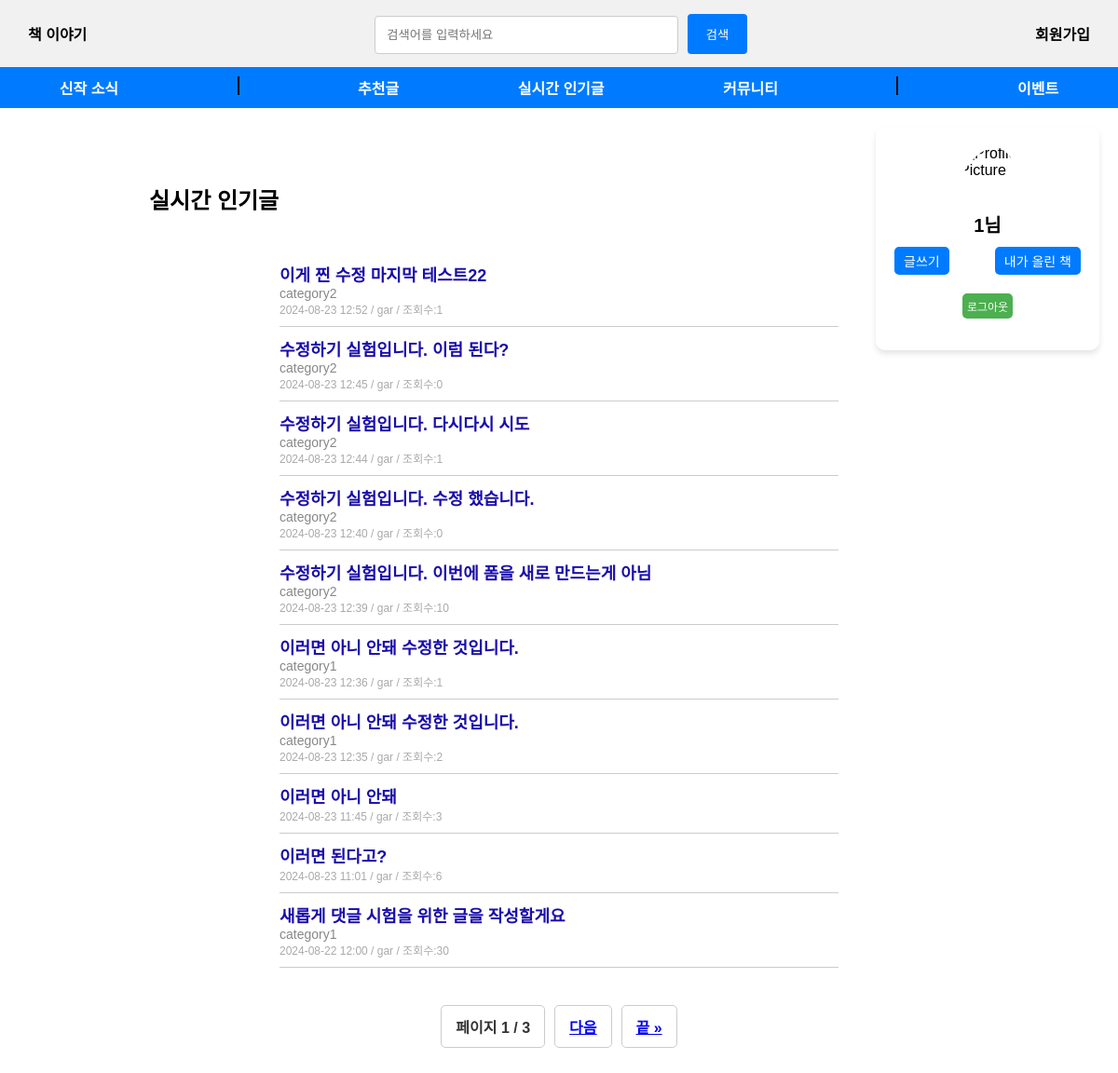
Page /book/ (signed in) on the committed database.
### book/models.py (models this page shows, shortened)
class Post_information(models.Model):
    STATUS_CHOICES = [
        ('published', '공개'),
        ('unpublished', '비공개'),
    ]
    title = models.CharField(max_length=255, null=False)                  # 제목
    content = models.TextField(null=False)                                # 내용
    category = models.CharField(max_length=100, blank=True)               # 카테고리
    status = models.CharField(max_length=20, choices=STATUS_CHOICES, default='published')  # 상태
    author = models.ForeignKey(User_information, on_delete=models.CASCADE)  # 작성자
    created_at = models.DateTimeField(auto_now_add=True)                  # 작성일
    updated_at = models.DateTimeField(auto_now=True)                      # 수정일
    tags = models.ManyToManyField('Tag', blank=True)  # 태그 추가
    views = models.IntegerField(default=0)  #조회수

class User_information(models.Model):
    username = models.CharField(max_length=100, unique=True, null=False)  # 아이디
    password = models.CharField(max_length=100, null=False)               # 비밀번호
    nickname = models.CharField(max_length=100, unique=True, null=False)  # 닉네임
    birthdate = models.CharField(max_length=8, null=False)                # 생년월일 (YYYYMMDD)

### book/views.py (the view)
# urls.py: path('', views.index, name='index'),
def index(request):
    print("titlelist")
    post_list = Post_information.objects.all().order_by('-created_at')
    paginator = Paginator(post_list, 10)  # 페이지당 20개의 게시물을 표시합니다
    page_number = request.GET.get('page')
    page_obj = paginator.get_page(page_number)
    context = {
        'page_obj': page_obj,
    }
    return render(request,'book/index.html',context)

### book/templates/book/index.html (shortened to what this page needs)
<!DOCTYPE html>
<html>
<head>
</head>
<body>
    <div class="navbar">
        <a href="{% url 'index' %}">책 이야기</a>
        <div class="search-bar">
            <form action="{% url 'search_posts' %}" method="post">
                <input type="text" name ="search-post" placeholder="검색어를 입력하세요"  value="{{ query }}">
                <button>검색</button>
            </form>
        </div>
        <div>
            <a href="{% url 'signup' %}">회원가입</a>
        </div>
    </div>
    <div class="category-bar">
        <a href="#">신작 소식</a>
        <div class="vertical-line"></div>
        <a href="#">추천글</a>
        <a href="#">실시간 인기글</a>
        <a href="#">커뮤니티</a>
        <div class="vertical-line"></div>
        <a href="#">이벤트</a>
    </div>
    <div class="main-content">
        <div class="login-post-container">
            <div class="login-container">
                {% if request.session.username %}
                    <div class="user-info">
                        {% load static %}
                        <div class="profile-pic">
                            <form method="post" action="{% url 'upload_profile_pic' %}" enctype="multipart/form-data">
                                <img
                                    src="{{ request.session.profile_pic }}"
                                    {% comment %} src="{% if request.session.profile_pic %}{{ request.session.profile_pic }}{% else %}{% static 'images/default-profile.png' %}{% endif %}"  {% endcomment %}
                                    alt="Profile Picture"
                                    style="cursor: pointer; width: 100px; height: 100px; border-radius: 50%;"
                                    onclick="document.getElementById('file-input').click();"
                                >
                            </form>
                        </div>
                        <h2>{{ request.session.username }}님</h2>
                        <div class="user-actions">
                            <a href="{%url 'post_view'%}" class="action-button">글쓰기</a>
                            <a href="#" class="action-button">내가 올린 책</a>
                        </div>
                        <a href="{% url 'logout' %}" class="logout-button">로그아웃</a>
                    </div>
                {% endif %}
            </div>
        </div>
        <div class="post-list" >
            {% if results == 1%}
                    <h2>검색 결과 </h2>
                    <ul class="post-list">
                        {% for post in page_obj %}
                            <li class="post-item">
                                {% comment %} <a href="{% url 'post_detail' post.id %}">{{ post.title }}</a> - {{ post.created_at }} {% endcomment %}
                                <a href="{% url 'post_detail' post.pk %}" class="post-title">{{ post.title }}</a>
                                <div class="post-category">{{ post.category }}</div>
                                <div class="post-meta">{{ post.created_at|date:"Y-m-d H:i" }} / {{ post.author.nickname }} / 조회수:{{ post.views }}</div>
                            </li>
                        {% endfor %}
                    </ul>
            {% else %}
                    <h2>실시간 인기글</h2>
                    <ul class="post-list">
                        {% for post in page_obj %}
                        <li class="post-item">
                            <a href="{% url 'post_detail' post.pk %}" class="post-title">{{ post.title }}</a>
                            <div class="post-category">{{ post.category }}</div>
                            <div class="post-meta">{{ post.created_at|date:"Y-m-d H:i" }} / {{ post.author.nickname }} / 조회수:{{ post.views }}</div>
                        </li>
                        {% empty %}
                        <li>게시글이 없습니다.</li>
                        {% endfor %}
                    </ul>
            {% endif %}
            <div class="pagination">
                {%if results == 1%}
                    <span class="step-links">
                        {% if page_obj.has_previous %}
                        <div class="pagination-controls">
                            <a href="search_post?page=1">&laquo; 처음</a>
                        </div>
                        <div class="pagination-controls2">
                            <a href="search_post?page={{ page_obj.previous_page_number }}">이전</a>
                        </div>
                        {% endif %}
                        <span class="current">
                            페이지 {{ page_obj.number }} / {{ page_obj.paginator.num_pages }}
                        </span>
                        {% if page_obj.has_next %}
                        <div class="pagination-controls">
                            <a href="search_post?page={{ page_obj.next_page_number }}">다음</a>
                        </div>
                        <div class="pagination-controls2">
                            <a href="search_post?page={{ page_obj.paginator.num_pages }}">끝 &raquo;</a>
                        </div>
                    </span>
                {% endif %}
                {%else%}
                    <span class="step-links">
                        <span class="current">
                            페이지 {{ page_obj.number }} / {{ page_obj.paginator.num_pages }}
                        </span>
                        {% if page_obj.has_next %}
                        <div class="pagination-controls">
                            <a href="?page={{ page_obj.next_page_number }}">다음</a>
                        </div>
                        <div class="pagination-controls2">
                            <a href="?page={{ page_obj.paginator.num_pages }}">끝 &raquo;</a>
                        </div>
                    </span>
                    {% endif %}
                {%endif%}
            </div>
        </div>
    </div>
</body>
</html>

### rows in the picture
Post_information: title "이게 찐 수정 마지막 테스트22", category "category2", created_at "2024-08-23 12:52", author.nickname "gar", views "1"
Post_information: title "수정하기 실험입니다. 이럼 된다?", category "category2", created_at "2024-08-23 12:45", author.nickname "gar", views "0"
Post_information: title "수정하기 실험입니다. 다시다시 시도", category "category2", created_at "2024-08-23 12:44", author.nickname "gar", views "1"
Post_information: title "수정하기 실험입니다. 수정 했습니다.", category "category2", created_at "2024-08-23 12:40", author.nickname "gar", views "0"
Post_information: title "수정하기 실험입니다. 이번에 폼을 새로 만드는게 아님", category "category2", created_at "2024-08-23 12:39", author.nickname "gar", views "10"
Post_information: title "이러면 아니 안돼 수정한 것입니다.", category "category1", created_at "2024-08-23 12:36", author.nickname "gar", views "1"
Post_information: title "이러면 아니 안돼 수정한 것입니다.", category "category1", created_at "2024-08-23 12:35", author.nickname "gar", views "2"
Post_information: title "이러면 아니 안돼", created_at "2024-08-23 11:45", author.nickname "gar", views "3"
Post_information: title "이러면 된다고?", created_at "2024-08-23 11:01", author.nickname "gar", views "6"
Post_information: title "새롭게 댓글 시험을 위한 글을 작성할게요", category "category1", created_at "2024-08-22 12:00", author.nickname "gar", views "30"

### other values in the picture
{{ request.session.username }} "1"
{{ page_obj.number }} "1"
{{ page_obj.paginator.num_pages }} "3"
